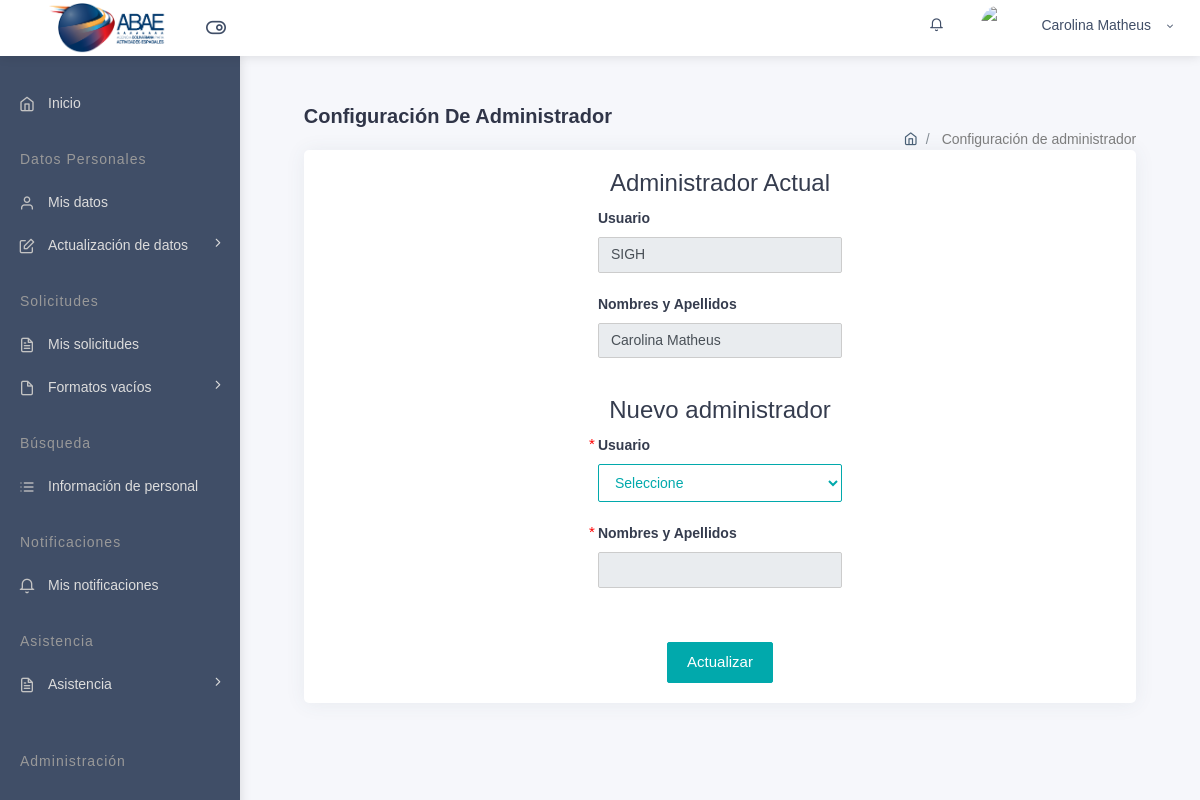
Page /home/select_admin.php (signed in) on the committed database.
### tables this page shows
CREATE TABLE `usuario` (
  `id_usuario` int(11) NOT NULL,
  `nombres` varchar(50) NOT NULL,
  `apellidos` varchar(50) NOT NULL,
  `cedula` varchar(20) NOT NULL,
  `cargo` varchar(100) NOT NULL,
  `user` varchar(50) NOT NULL,
  `pass` varchar(255) NOT NULL,
  `tipo_usuario` varchar(50) NOT NULL,
  `estatus` varchar(10) DEFAULT NULL,
  `id_jefe` int(30) NOT NULL,
  `step` int(10) NOT NULL DEFAULT 0,
  `correo` varchar(200) DEFAULT NULL
);

### views/select_admin.php (the view, shortened to what the rows shown need)
<?php
    require_once '../database/conexion.php';
    $idUser = $_SESSION["id_usuario"];
    $sql = "SELECT * FROM usuario WHERE id_usuario = '$idUser' LIMIT 1;";
    $query = mysqli_query($conn, $sql);
    $datos_personales = mysqli_fetch_array($query);
?>
<head>
        <link href="assets/fonts/css.css" rel="stylesheet">
        <link rel="stylesheet" type="text/css" href="..\files\bower_components\bootstrap\css\bootstrap.min.css">
        <link rel="stylesheet" type="text/css" href="..\files\assets\icon\themify-icons\themify-icons.css">
        <link rel="stylesheet" type="text/css" href="..\files\assets\icon\icofont\css\icofont.css">
        <link rel="stylesheet" type="text/css" href="..\files\assets\icon\feather\css\feather.css">
        <link rel="stylesheet" type="text/css" href="..\files\assets\css\style.css">
        <link rel="stylesheet" type="text/css" href="..\files\assets\css\jquery.mCustomScrollbar.css">
        <link rel="stylesheet" type="text/css" href="..\files\assets\css\new-style.css">
        <link rel="stylesheet" type="text/css" href="..\files\assets\css\jquery.mCustomScrollbar.css">
</head>
<div class="container-fluid">
    <div class="pcoded-inner-content">
        <div class="main-body">
            <div class="page-wrapper">
                <div class="page-body">
                    <div class="row">
                        <div class="col-sm-12">
                            <div class="card">
                                <div class="card-block">
                                    <div class="row">
                                        <div class="col-md-12">
                                            <div id="wizard">
                                                <section>
                                                <div id="form-edit" class="wizard-form">
                                                        <div class="form-group row align-items-center d-flex flex-column">
                                                            <div class="col-md-4">
                                                                <label class="block"><b>Usuario</b></label>
                                                                <input name="user" id="user" type="text" class="form-control" maxlength="50" value="<?php echo $datos_personales['user'];?>" readonly>
                                                            </div>
                                                            <div class="col-md-4">
                                                                <label class="block"><b>Nombres y Apellidos</b></label>
                                                                <input name="pass" id="pass" type="text" class="form-control" maxlength="50" value="<?php echo $datos_personales['nombres'] . ' ' . $datos_personales['apellidos']; ?>" readonly>
                                                            </div>
                                                        </div>
                                                </div>
                                                </section>
                                            </div>
                                        </div>
                                    </div>
                                </div>
                            </div>
                        </div>
                    </div>
                </div>
            </div>
        </div>
    </div>
</div>

### views/homebar.php (shortened to what the rows shown need)
<?php
require_once '../database/conexion.php';
$idUser = $_SESSION["id_usuario"];
$sql = "SELECT * FROM usuario WHERE id_usuario = '$idUser' LIMIT 1";
$resultado = mysqli_query($conn, $sql);
$fila = mysqli_fetch_assoc($resultado);
?>
<head>
    <link href="../assets/fonts/css.css" rel="stylesheet">
    <link rel="stylesheet" type="text/css" href="..\files\bower_components\bootstrap\css\bootstrap.min.css">
    <link rel="stylesheet" type="text/css" href="..\files\assets\icon\feather\css\feather.css">
    <link rel="stylesheet" type="text/css" href="..\files\assets\css\component.css">
    <link rel="stylesheet" type="text/css" href="..\files\assets\css\style.css">
    <link rel="stylesheet" type="text/css" href="..\files\assets\css\jquery.mCustomScrollbar.css">
    <link rel="stylesheet" type="text/css" href="..\files\assets\css\new-style.css">
</head>
<body id="homebar-container">
    <div id="pcoded" class="pcoded">
        <div class="pcoded-container navbar-wrapper">
            <nav class="navbar header-navbar pcoded-header">
                <div class="navbar-wrapper">
                    <div class="navbar-container container-fluid">
                        <ul class="nav-right">
                            <li class="user-profile header-notification" style="padding: 0px;">
                                <div class="dropdown-primary dropdown" style="text-align: center;">
                                    <div class="dropdown-toggle" data-toggle="dropdown" style="text-align:center;">
                                        <span><?php echo $fila['nombres'] . " " . $fila['apellidos'] ?></span>
                                        <i class="feather icon-chevron-down"></i>
                                    </div>
                                </div>
                            </li>
                        </ul>
                    </div>
                </div>
            </nav>
            <div class="pcoded-main-container">
                <div class="pcoded-wrapper">
                    <div class="pcoded-content">
                        <div class="pcoded-inner-content">
                            <div class="main-body" id="main-body-container">
                                <?php
                                include $view;
                                ?>
                            </div>
                        </div>
                    </div>
                </div>
            </div>
        </div>
    </div>
</body>

### rows in the picture
usuario: nombres "Carolina", apellidos "Matheus", user "SIGH", pass "Carolina Matheus"
